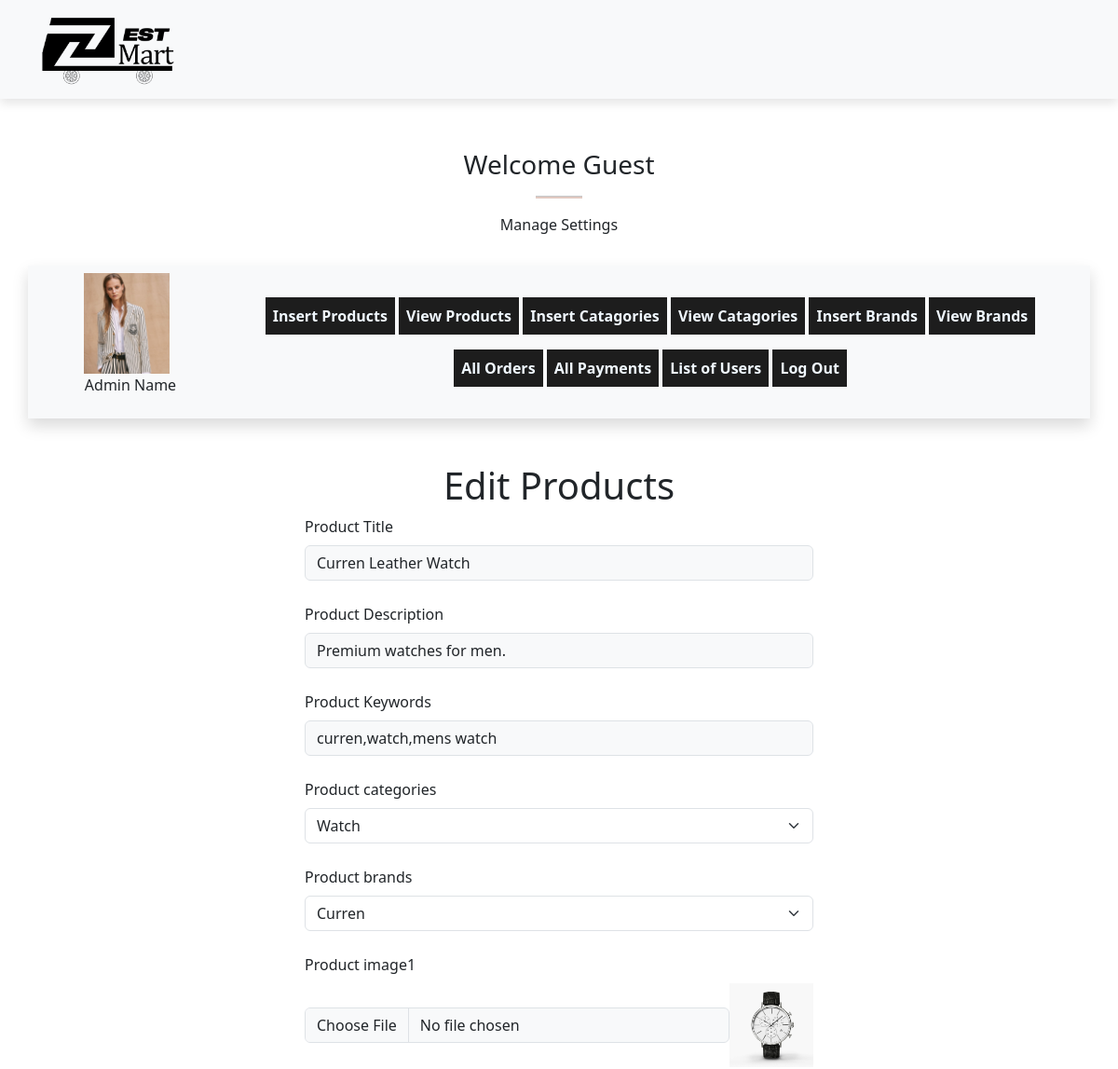
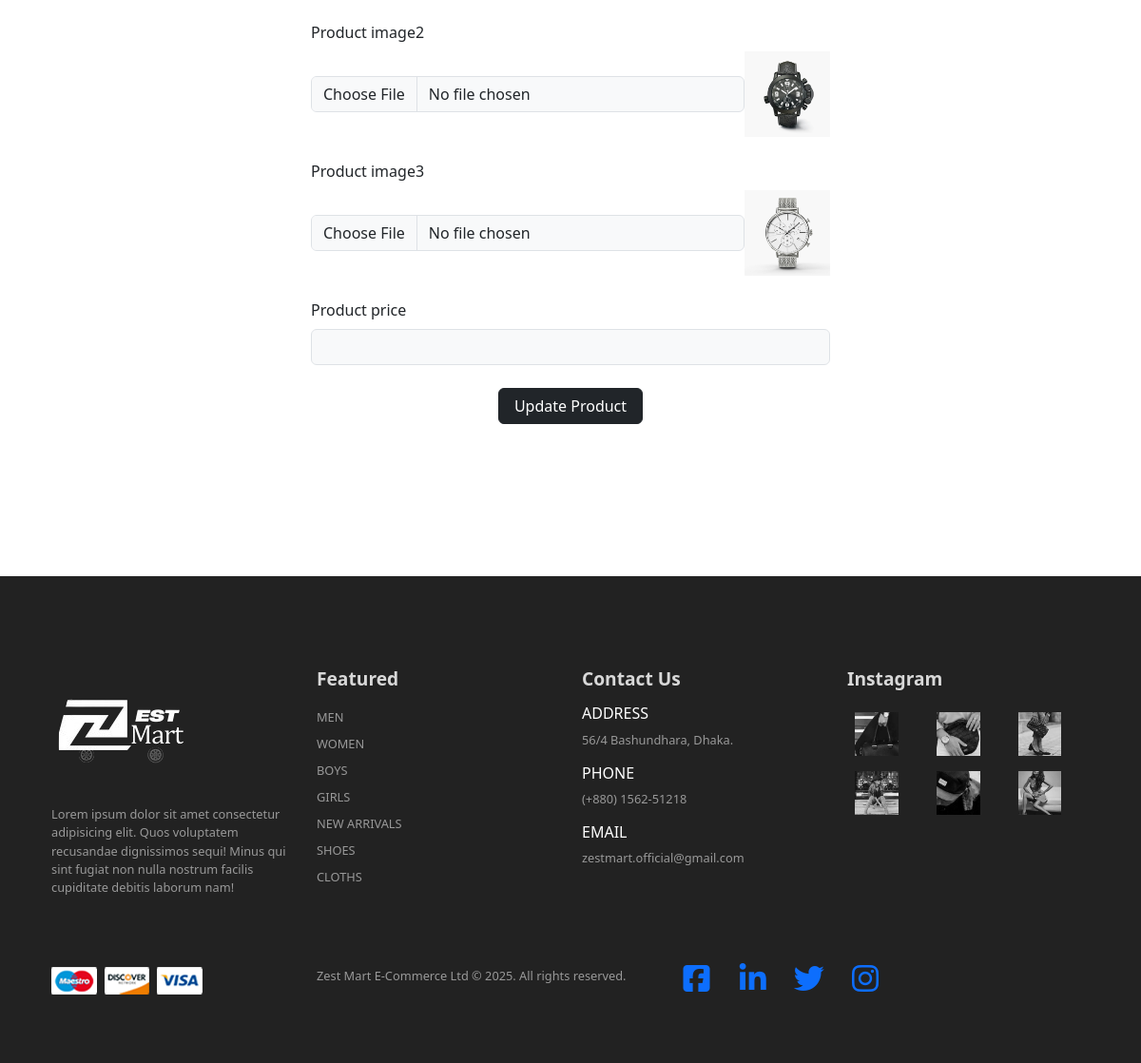
The page /admin_index.php?edit_products=7 on the database its author committed (2 pictures, top to bottom).
### tables this page shows
CREATE TABLE `products` (
  `product_id` int(11) NOT NULL,
  `product_title` varchar(100) NOT NULL,
  `product_description` varchar(255) NOT NULL,
  `product_keywords` varchar(255) NOT NULL,
  `category_id` int(11) NOT NULL,
  `brand_id` int(11) NOT NULL,
  `product_image1` varchar(255) NOT NULL,
  `product_image2` varchar(255) NOT NULL,
  `product_image3` varchar(255) NOT NULL,
  `product_price` varchar(100) NOT NULL,
  `date` timestamp NOT NULL DEFAULT current_timestamp() ON UPDATE current_timestamp(),
  `status` varchar(100) NOT NULL
);

CREATE TABLE `categories` (
  `category_id` int(11) NOT NULL,
  `category_title` varchar(100) NOT NULL
);

CREATE TABLE `brands` (
  `brand_id` int(11) NOT NULL,
  `brand_title` varchar(100) NOT NULL
);

### edit_products.php (the view, shortened to what this page needs)
<?php
if (isset($_GET['edit_products'])) {
    $edit_id = $_GET['edit_products'];
    $get_data = "Select * from `products` where product_id= '$edit_id'";
    $result = mysqli_query($conn, $get_data);
    $row = mysqli_fetch_assoc($result);
    $product_title = $row['product_title'];
    $product_description = $row['product_description'];
    $product_keywords = $row['product_keywords'];
    $category_id = $row['category_id'];
    $brand_id = $row['brand_id'];
    $product_image1 = $row['product_image1'];
    $product_image2 = $row['product_image2'];
    $product_image3 = $row['product_image3'];
    $select_category = "SELECT * FROM `categories` WHERE category_id='$category_id'";
    $result_category = mysqli_query($conn, $select_category);
    $row_category = mysqli_fetch_assoc($result_category);
    $category_title = $row_category['category_title'];
    $select_brand = "SELECT * FROM `brands` WHERE brand_id='$brand_id'";
    $result_brand = mysqli_query($conn, $select_brand);
    $row_brand = mysqli_fetch_assoc($result_brand);
    $brand_title = $row_brand['brand_title'];
}
?>
<div class="container mt-5">
    <h1 class="text-center">Edit Products</h1>
    <form action="" method="post" enctype=" multipart/form-data">
        <div class="form-outline w-50 m-auto mb-4">
            <label for="product_title" class=" form-label"> Product Title</label>
            <input type="text" name="product_title" id="product_title" class="form-control bg-light" required="required"
                value="<?php echo $product_title; ?>">
        </div>
        <div class="form-outline w-50 m-auto mb-4">
            <label for="product_desc" class=" form-label"> Product Description</label>
            <input type="text" name="product_desc" id="product_desc" class="form-control bg-light"
                value="<?php echo $product_description; ?>" required="required">
        </div>
        <div class="form-outline w-50 m-auto mb-4">
            <label for="product_keywords" class=" form-label">Product Keywords</label>
            <input type="text" name="product_keywords" id="product_keywords" value="<?php echo $product_keywords; ?>"
                class="form-control bg-light" required="required">
        </div>
        <div class="form-outline w-50 m-auto mb-4">
            <label for="product_category" class=" form-label">Product categories</label>
            <select name="product_category" class=" form-select">
                <option value="<?php echo $category_title; ?>"><?php echo $category_title; ?></option>
            </select>
        </div>
        <div class="form-outline w-50 m-auto mb-4">
            <label for="product_brands" class=" form-label">Product brands</label>
            <select name="product_brands" class=" form-select">
                <option value="<?php echo $brand_title; ?>"><?php echo $brand_title; ?></option>
            </select>
        </div>
        <div class="form-outline w-50 m-auto mb-4">
            <label for="product_image1" class=" form-label">Product image1</label>
            <div class="d-flex">
                <input type="file" name="product_image1" id="product_image1" class="form-control bg-light w-90 m-auto"
                    required="required">
                <img src="product_images/<?php echo $product_image1 ?>" width='90' height='90' alt="">
            </div>
        </div>
        <div class="form-outline w-50 m-auto mb-4">
            <label for="product_image2" class=" form-label">Product image2</label>
            <div class="d-flex">
                <input type="file" name="product_image2" id="product_image2" class="form-control bg-light w-90 m-auto"
                    required="required">
                <img src="product_images/<?php echo $product_image2 ?>" width='90' height='90' alt="">
            </div>
        </div>
        <div class="form-outline w-50 m-auto mb-4">
            <label for="product_image3" class=" form-label">Product image3</label>
            <div class="d-flex">
                <input type="file" name="product_image3" id="product_image3" class="form-control bg-light w-90 m-auto"
                    required="required">
                <img src="product_images/<?php echo $product_image3 ?>" width='90' height='90' alt="">
            </div>
        </div>
        <div class="form-outline w-50 m-auto mb-4">
            <label for="product_price" class=" form-label">Product price</label>
            <input type="text" name="product_price" id="product_price" class="form-control bg-light"
                required="required">
        </div>
        <div class="text-center">
            <input type="submit" name="edit_product" class=" btn btn-dark mb-3 px-3" value="Update Product">
        </div>
    </form>
</div>

### style.css (style rules this page uses)
* { margin: 0; padding: 0; box-sizing: border-box; }
body { font-family: 'Poppins', sans-serif; }
h1 { font-size: 2.5rem; font-weight: 700; }

### rows shown on the page
products: product_title "Curren Leather Watch", product_desc "Premium watches for men.", product_keywords "curren,watch,mens watch", product_image1 (picture), product_image2 (picture), product_image3 (picture)
categories: product_category "Watch"
brands: product_brands "Curren"
